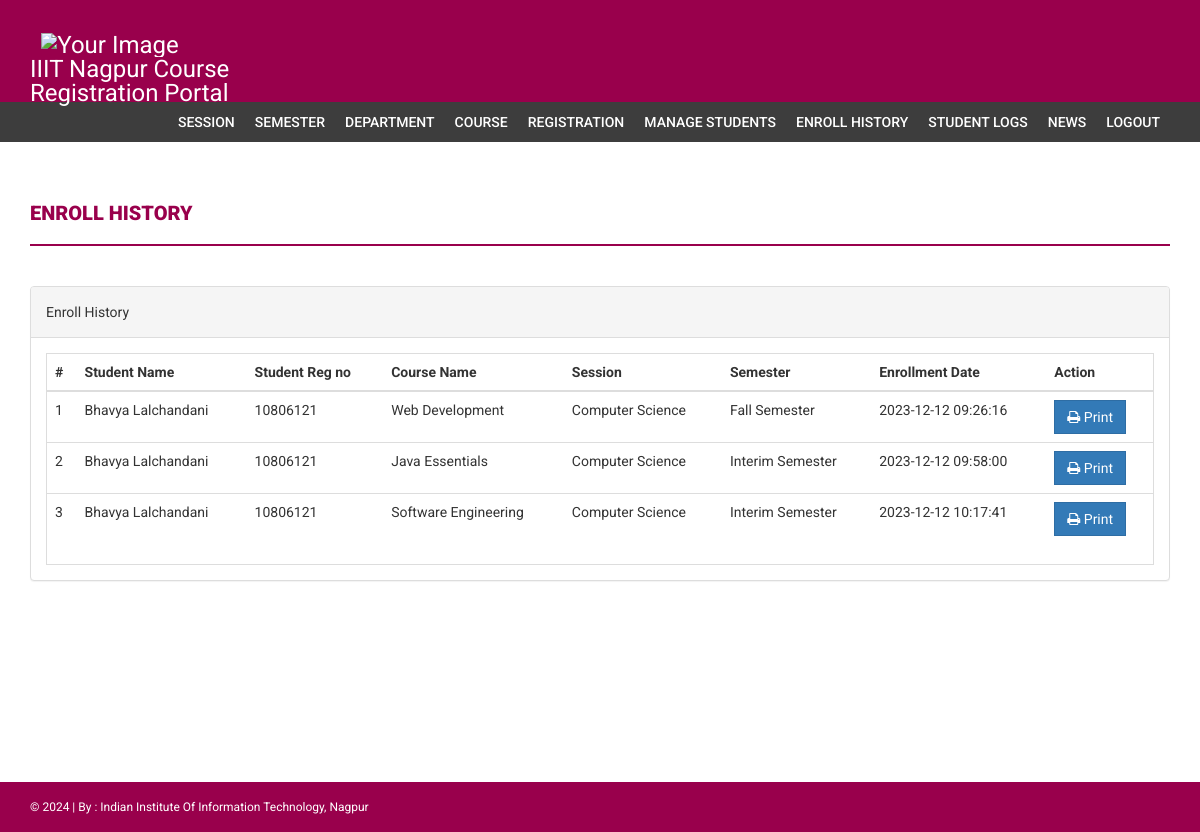
Page /admin/enroll-history.php (signed in) on the committed database.
### tables this page shows
CREATE TABLE `courseenrolls` (
  `id` int NOT NULL,
  `studentRegno` varchar(255) DEFAULT NULL,
  `pincode` varchar(255) DEFAULT NULL,
  `session` int DEFAULT NULL,
  `department` int DEFAULT NULL,
  `level` int DEFAULT NULL,
  `semester` int DEFAULT NULL,
  `course` int DEFAULT NULL,
  `enrollDate` timestamp NULL DEFAULT CURRENT_TIMESTAMP
);

CREATE TABLE `students` (
  `StudentRegno` varchar(255) NOT NULL,
  `studentPhoto` varchar(255) DEFAULT NULL,
  `password` varchar(255) DEFAULT NULL,
  `studentName` varchar(255) DEFAULT NULL,
  `pincode` varchar(255) DEFAULT NULL,
  `session` varchar(255) DEFAULT NULL,
  `department` varchar(255) DEFAULT NULL,
  `semester` varchar(255) DEFAULT NULL,
  `cgpa` decimal(10,2) DEFAULT NULL,
  `creationdate` timestamp NULL DEFAULT CURRENT_TIMESTAMP,
  `updationDate` varchar(255) DEFAULT NULL
);

CREATE TABLE `course` (
  `id` int NOT NULL,
  `courseCode` varchar(255) DEFAULT NULL,
  `courseName` varchar(255) DEFAULT NULL,
  `courseUnit` varchar(255) DEFAULT NULL,
  `noofSeats` int DEFAULT NULL,
  `creationDate` timestamp NULL DEFAULT CURRENT_TIMESTAMP,
  `updationDate` varchar(255) DEFAULT NULL
);

CREATE TABLE `department` (
  `id` int NOT NULL,
  `department` varchar(255) DEFAULT NULL,
  `creationDate` timestamp NULL DEFAULT CURRENT_TIMESTAMP
);

CREATE TABLE `semester` (
  `id` int NOT NULL,
  `semester` varchar(255) DEFAULT NULL,
  `creationDate` timestamp NULL DEFAULT CURRENT_TIMESTAMP,
  `updationDate` varchar(255) DEFAULT NULL
);

### admin/enroll-history.php (the view, shortened to what this page needs)
<?php
if(strlen($_SESSION['alogin'])==0)
    {
header('location:index.php');
}
else{
?>
<!DOCTYPE html>
<html xmlns="http://www.w3.org/1999/xhtml">
<head>
    <link href="../assets/css/bootstrap.css" rel="stylesheet" />
    <link href="../assets/css/font-awesome.css" rel="stylesheet" />
    <link href="../assets/css/style.css" rel="stylesheet" />
</head>
<body>
<?php include('includes/header.php');?>
<?php if($_SESSION['alogin']!="")
{
 include('includes/menubar.php');
}
 ?>
    <div class="content-wrapper">
        <div class="container">
              <div class="row">
                    <div class="col-md-12">
                        <h1 class="page-head-line">Enroll History  </h1>
                    </div>
                </div>
                <div class="row" >
                <div class="col-md-12">
                    <div class="panel panel-default">
                        <div class="panel-heading">
                           Enroll History
                        </div>
                        <div class="panel-body">
                            <div class="table-responsive table-bordered">
                                <table class="table">
                                    <thead>
                                        <tr>
                                            <th>#</th>
                                                 <th>Student Name </th>
                                                    <th>Student Reg no </th>
                                            <th>Course Name </th>
                                            <th>Session </th>
                                                <th>Semester</th>
                                             <th>Enrollment Date</th>
                                             <th>Action</th>
                                        </tr>
                                    </thead>
                                    <tbody>
<?php
$sql=mysqli_query($con,"select courseenrolls.course as cid, course.courseName as courname,session.session as session,department.department as dept,courseenrolls.enrollDate as edate ,semester.semester as sem,students.studentName as sname,students.StudentRegno as sregno from courseenrolls join course on course.id=courseenrolls.course join session on session.id=courseenrolls.session join department on department.id=courseenrolls.department   join semester on semester.id=courseenrolls.semester join students on students.StudentRegno=courseenrolls.studentRegno ");
$cnt=1;
while($row=mysqli_fetch_array($sql))
{
?>
                                        <tr>
                                            <td><?php echo $cnt;?></td>
                                              <td><?php echo htmlentities($row['sname']);?></td>
                                            <td><?php echo htmlentities($row['sregno']);?></td>
                                            <td><?php echo htmlentities($row['courname']);?></td>
                                            <td><?php echo htmlentities($row['dept']);?></td>
                                            <td><?php echo htmlentities($row['sem']);?></td>
                                             <td><?php echo htmlentities($row['edate']);?></td>
                                            <td>
                                            <a href="print.php?id=<?php echo $row['cid']?>" target="_blank">
<button class="btn btn-primary"><i class="fa fa-print "></i> Print</button> </a>
                                            </td>
                                        </tr>
<?php
$cnt++;
} ?>
                                    </tbody>
                                </table>
                            </div>
                        </div>
                    </div>
                </div>
            </div>
        </div>
    </div>
  <?php include('includes/footer.php');?>
</body>
</html>
<?php } ?>

### assets/css/style.css (style rules this page uses)
body { font-family: 'Roboto', sans-serif; line-height: 30px; }
.content-wrapper { margin-top: 40px; min-height: 600px; padding-bottom: 60px; }
.page-head-line { font-weight: 900; padding-bottom: 20px; border-bottom: 2px solid rgb(153, 0, 76); text-transform: uppercase; color: rgb(153, 0, 76); font-size: 20px; margin-bottom: 40px; }
.btn { border-radius: 0px; -webkit-border-radius: 0px; -moz-border-radius: 0px; }

### rows in the picture
courseenrolls: students.studentName "Bhavya Lalchandani", students.StudentRegno "10806121", course.courseName "Web Development", department.department "Computer Science", semester.semester "Fall Semester", enrollDate "2023-12-12 09:26:16"
courseenrolls: students.studentName "Bhavya Lalchandani", students.StudentRegno "10806121", course.courseName "Java Essentials", department.department "Computer Science", semester.semester "Interim Semester", enrollDate "2023-12-12 09:58:00"
courseenrolls: students.studentName "Bhavya Lalchandani", students.StudentRegno "10806121", course.courseName "Software Engineering", department.department "Computer Science", semester.semester "Interim Semester", enrollDate "2023-12-12 10:17:41"
